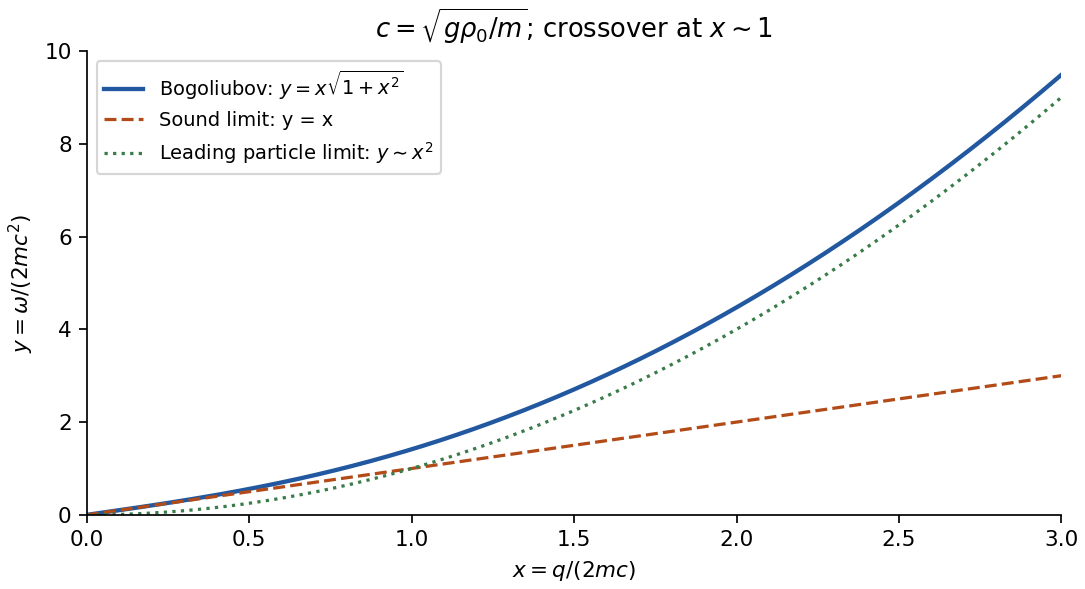

This chart was generated by the following Python code:
"""Original contact-Bose-gas Bogoliubov spectrum; Python 3.14."""
import numpy as np
import matplotlib.pyplot as plt
x=np.linspace(0,3,700)
fig,ax=plt.subplots(figsize=(7,3.8),layout='constrained')
ax.plot(x,x*np.sqrt(1+x*x),lw=2,color='#2158a0',label=r'Bogoliubov: $y=x\sqrt{1+x^2}$')
ax.plot(x,x,'--',color='#b24b18',label='Sound limit: y = x')
ax.plot(x,x*x,':',color='#397c49',label=r'Leading particle limit: $y\sim x^2$')
ax.set(xlabel=r'$x=q/(2mc)$',ylabel=r'$y=\omega/(2mc^2)$',title=r'$c=\sqrt{g\rho_0/m}$; crossover at $x\sim1$',xlim=(0,3),ylim=(0,10))
ax.legend(fontsize=9);ax.spines[['top','right']].set_visible(False)
fig.savefig('paper-1-bose-spectrum.png',dpi=155,facecolor='white')
